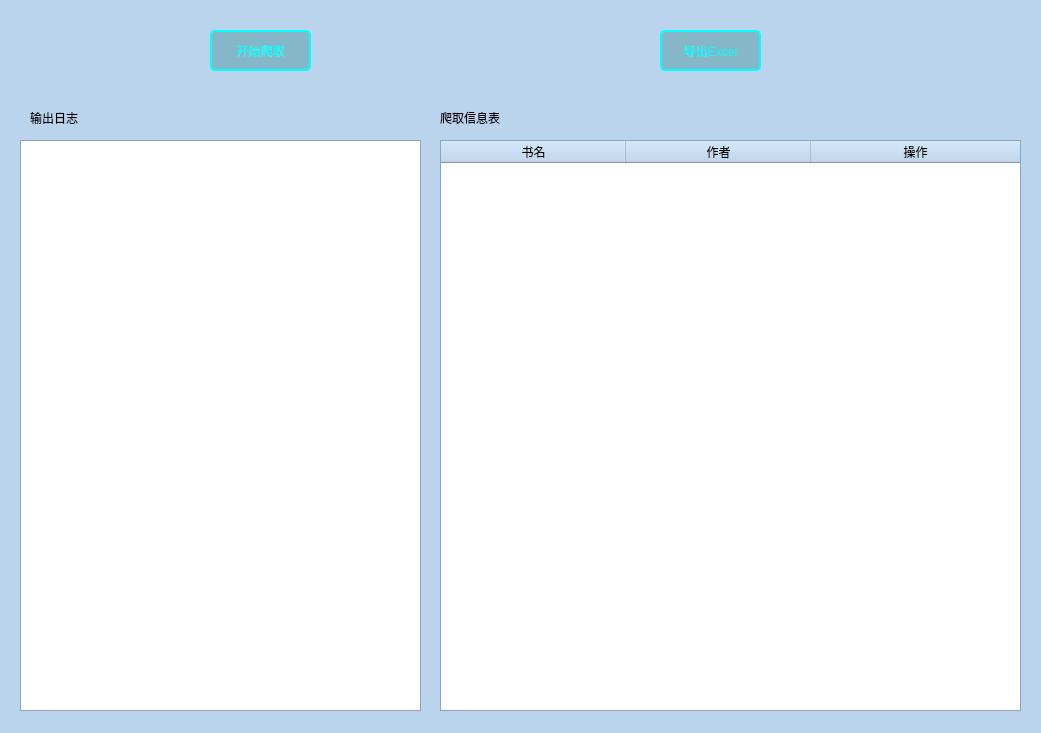
<?xml version="1.0" encoding="UTF-8"?>
<ui version="4.0">
 <class>Dialog</class>
 <widget class="QDialog" name="Dialog">
  <property name="geometry">
   <rect>
    <x>0</x>
    <y>0</y>
    <width>1041</width>
    <height>733</height>
   </rect>
  </property>
  <property name="palette">
   <palette>
    <active>
     <colorrole role="WindowText">
      <brush brushstyle="SolidPattern">
       <color alpha="255">
        <red>0</red>
        <green>0</green>
        <blue>0</blue>
       </color>
      </brush>
     </colorrole>
     <colorrole role="Button">
      <brush brushstyle="SolidPattern">
       <color alpha="255">
        <red>187</red>
        <green>212</green>
        <blue>238</blue>
       </color>
      </brush>
     </colorrole>
     <colorrole role="Light">
      <brush brushstyle="SolidPattern">
       <color alpha="255">
        <red>255</red>
        <green>255</green>
        <blue>255</blue>
       </color>
      </brush>
     </colorrole>
     <colorrole role="Midlight">
      <brush brushstyle="SolidPattern">
       <color alpha="255">
        <red>221</red>
        <green>233</green>
        <blue>246</blue>
       </color>
      </brush>
     </colorrole>
     <colorrole role="Dark">
      <brush brushstyle="SolidPattern">
       <color alpha="255">
        <red>94</red>
        <green>106</green>
        <blue>119</blue>
       </color>
      </brush>
     </colorrole>
     <colorrole role="Mid">
      <brush brushstyle="SolidPattern">
       <color alpha="255">
        <red>125</red>
        <green>141</green>
        <blue>159</blue>
       </color>
      </brush>
     </colorrole>
     <colorrole role="Text">
      <brush brushstyle="SolidPattern">
       <color alpha="255">
        <red>0</red>
        <green>0</green>
        <blue>0</blue>
       </color>
      </brush>
     </colorrole>
     <colorrole role="BrightText">
      <brush brushstyle="SolidPattern">
       <color alpha="255">
        <red>255</red>
        <green>255</green>
        <blue>255</blue>
       </color>
      </brush>
     </colorrole>
     <colorrole role="ButtonText">
      <brush brushstyle="SolidPattern">
       <color alpha="255">
        <red>0</red>
        <green>0</green>
        <blue>0</blue>
       </color>
      </brush>
     </colorrole>
     <colorrole role="Base">
      <brush brushstyle="SolidPattern">
       <color alpha="255">
        <red>255</red>
        <green>255</green>
        <blue>255</blue>
       </color>
      </brush>
     </colorrole>
     <colorrole role="Window">
      <brush brushstyle="SolidPattern">
       <color alpha="255">
        <red>187</red>
        <green>212</green>
        <blue>238</blue>
       </color>
      </brush>
     </colorrole>
     <colorrole role="Shadow">
      <brush brushstyle="SolidPattern">
       <color alpha="255">
        <red>0</red>
        <green>0</green>
        <blue>0</blue>
       </color>
      </brush>
     </colorrole>
     <colorrole role="AlternateBase">
      <brush brushstyle="SolidPattern">
       <color alpha="255">
        <red>221</red>
        <green>233</green>
        <blue>246</blue>
       </color>
      </brush>
     </colorrole>
     <colorrole role="ToolTipBase">
      <brush brushstyle="SolidPattern">
       <color alpha="255">
        <red>255</red>
        <green>255</green>
        <blue>220</blue>
       </color>
      </brush>
     </colorrole>
     <colorrole role="ToolTipText">
      <brush brushstyle="SolidPattern">
       <color alpha="255">
        <red>0</red>
        <green>0</green>
        <blue>0</blue>
       </color>
      </brush>
     </colorrole>
     <colorrole role="PlaceholderText">
      <brush brushstyle="SolidPattern">
       <color alpha="128">
        <red>0</red>
        <green>0</green>
        <blue>0</blue>
       </color>
      </brush>
     </colorrole>
    </active>
    <inactive>
     <colorrole role="WindowText">
      <brush brushstyle="SolidPattern">
       <color alpha="255">
        <red>0</red>
        <green>0</green>
        <blue>0</blue>
       </color>
      </brush>
     </colorrole>
     <colorrole role="Button">
      <brush brushstyle="SolidPattern">
       <color alpha="255">
        <red>187</red>
        <green>212</green>
        <blue>238</blue>
       </color>
      </brush>
     </colorrole>
     <colorrole role="Light">
      <brush brushstyle="SolidPattern">
       <color alpha="255">
        <red>255</red>
        <green>255</green>
        <blue>255</blue>
       </color>
      </brush>
     </colorrole>
     <colorrole role="Midlight">
      <brush brushstyle="SolidPattern">
       <color alpha="255">
        <red>221</red>
        <green>233</green>
        <blue>246</blue>
       </color>
      </brush>
     </colorrole>
     <colorrole role="Dark">
      <brush brushstyle="SolidPattern">
       <color alpha="255">
        <red>94</red>
        <green>106</green>
        <blue>119</blue>
       </color>
      </brush>
     </colorrole>
     <colorrole role="Mid">
      <brush brushstyle="SolidPattern">
       <color alpha="255">
        <red>125</red>
        <green>141</green>
        <blue>159</blue>
       </color>
      </brush>
     </colorrole>
     <colorrole role="Text">
      <brush brushstyle="SolidPattern">
       <color alpha="255">
        <red>0</red>
        <green>0</green>
        <blue>0</blue>
       </color>
      </brush>
     </colorrole>
     <colorrole role="BrightText">
      <brush brushstyle="SolidPattern">
       <color alpha="255">
        <red>255</red>
        <green>255</green>
        <blue>255</blue>
       </color>
      </brush>
     </colorrole>
     <colorrole role="ButtonText">
      <brush brushstyle="SolidPattern">
       <color alpha="255">
        <red>0</red>
        <green>0</green>
        <blue>0</blue>
       </color>
      </brush>
     </colorrole>
     <colorrole role="Base">
      <brush brushstyle="SolidPattern">
       <color alpha="255">
        <red>255</red>
        <green>255</green>
        <blue>255</blue>
       </color>
      </brush>
     </colorrole>
     <colorrole role="Window">
      <brush brushstyle="SolidPattern">
       <color alpha="255">
        <red>187</red>
        <green>212</green>
        <blue>238</blue>
       </color>
      </brush>
     </colorrole>
     <colorrole role="Shadow">
      <brush brushstyle="SolidPattern">
       <color alpha="255">
        <red>0</red>
        <green>0</green>
        <blue>0</blue>
       </color>
      </brush>
     </colorrole>
     <colorrole role="AlternateBase">
      <brush brushstyle="SolidPattern">
       <color alpha="255">
        <red>221</red>
        <green>233</green>
        <blue>246</blue>
       </color>
      </brush>
     </colorrole>
     <colorrole role="ToolTipBase">
      <brush brushstyle="SolidPattern">
       <color alpha="255">
        <red>255</red>
        <green>255</green>
        <blue>220</blue>
       </color>
      </brush>
     </colorrole>
     <colorrole role="ToolTipText">
      <brush brushstyle="SolidPattern">
       <color alpha="255">
        <red>0</red>
        <green>0</green>
        <blue>0</blue>
       </color>
      </brush>
     </colorrole>
     <colorrole role="PlaceholderText">
      <brush brushstyle="SolidPattern">
       <color alpha="128">
        <red>0</red>
        <green>0</green>
        <blue>0</blue>
       </color>
      </brush>
     </colorrole>
    </inactive>
    <disabled>
     <colorrole role="WindowText">
      <brush brushstyle="SolidPattern">
       <color alpha="255">
        <red>94</red>
        <green>106</green>
        <blue>119</blue>
       </color>
      </brush>
     </colorrole>
     <colorrole role="Button">
      <brush brushstyle="SolidPattern">
       <color alpha="255">
        <red>187</red>
        <green>212</green>
        <blue>238</blue>
       </color>
      </brush>
     </colorrole>
     <colorrole role="Light">
      <brush brushstyle="SolidPattern">
       <color alpha="255">
        <red>255</red>
        <green>255</green>
        <blue>255</blue>
       </color>
      </brush>
     </colorrole>
     <colorrole role="Midlight">
      <brush brushstyle="SolidPattern">
       <color alpha="255">
        <red>221</red>
        <green>233</green>
        <blue>246</blue>
       </color>
      </brush>
     </colorrole>
     <colorrole role="Dark">
      <brush brushstyle="SolidPattern">
       <color alpha="255">
        <red>94</red>
        <green>106</green>
        <blue>119</blue>
       </color>
      </brush>
     </colorrole>
     <colorrole role="Mid">
      <brush brushstyle="SolidPattern">
       <color alpha="255">
        <red>125</red>
        <green>141</green>
        <blue>159</blue>
       </color>
      </brush>
     </colorrole>
     <colorrole role="Text">
      <brush brushstyle="SolidPattern">
       <color alpha="255">
        <red>94</red>
        <green>106</green>
        <blue>119</blue>
       </color>
      </brush>
     </colorrole>
     <colorrole role="BrightText">
      <brush brushstyle="SolidPattern">
       <color alpha="255">
        <red>255</red>
        <green>255</green>
        <blue>255</blue>
       </color>
      </brush>
     </colorrole>
     <colorrole role="ButtonText">
      <brush brushstyle="SolidPattern">
       <color alpha="255">
        <red>94</red>
        <green>106</green>
        <blue>119</blue>
       </color>
      </brush>
     </colorrole>
     <colorrole role="Base">
      <brush brushstyle="SolidPattern">
       <color alpha="255">
        <red>187</red>
        <green>212</green>
        <blue>238</blue>
       </color>
      </brush>
     </colorrole>
     <colorrole role="Window">
      <brush brushstyle="SolidPattern">
       <color alpha="255">
        <red>187</red>
        <green>212</green>
        <blue>238</blue>
       </color>
      </brush>
     </colorrole>
     <colorrole role="Shadow">
      <brush brushstyle="SolidPattern">
       <color alpha="255">
        <red>0</red>
        <green>0</green>
        <blue>0</blue>
       </color>
      </brush>
     </colorrole>
     <colorrole role="AlternateBase">
      <brush brushstyle="SolidPattern">
       <color alpha="255">
        <red>187</red>
        <green>212</green>
        <blue>238</blue>
       </color>
      </brush>
     </colorrole>
     <colorrole role="ToolTipBase">
      <brush brushstyle="SolidPattern">
       <color alpha="255">
        <red>255</red>
        <green>255</green>
        <blue>220</blue>
       </color>
      </brush>
     </colorrole>
     <colorrole role="ToolTipText">
      <brush brushstyle="SolidPattern">
       <color alpha="255">
        <red>0</red>
        <green>0</green>
        <blue>0</blue>
       </color>
      </brush>
     </colorrole>
     <colorrole role="PlaceholderText">
      <brush brushstyle="SolidPattern">
       <color alpha="128">
        <red>0</red>
        <green>0</green>
        <blue>0</blue>
       </color>
      </brush>
     </colorrole>
    </disabled>
   </palette>
  </property>
  <property name="mouseTracking">
   <bool>false</bool>
  </property>
  <property name="tabletTracking">
   <bool>false</bool>
  </property>
  <property name="windowTitle">
   <string>Dialog</string>
  </property>
  <widget class="QPushButton" name="btn_search">
   <property name="geometry">
    <rect>
     <x>210</x>
     <y>30</y>
     <width>101</width>
     <height>41</height>
    </rect>
   </property>
   <property name="styleSheet">
    <string notr="true">
QPushButton
{
    background-color: rgb(134,183,200);
    border:2px solid rgb(0,255,255);
    border-radius:5px;
    
	
	color: rgb(0, 255, 255);
}


QPushButton:hover
{
    background-color: rgb(0,130,150);
    border:2px solid #5F92B2;
    border-radius:5px;
    color:white;
}

QPushButton:hover:pressed
{
    background-color:rgb(85,170,255);
    border:2px solid #3C80B1;
    border-radius:5px;
    color:white;
}</string>
   </property>
   <property name="text">
    <string>开始爬取</string>
   </property>
  </widget>
  <widget class="QLabel" name="label">
   <property name="geometry">
    <rect>
     <x>30</x>
     <y>110</y>
     <width>72</width>
     <height>15</height>
    </rect>
   </property>
   <property name="text">
    <string>输出日志</string>
   </property>
  </widget>
  <widget class="QLabel" name="label_2">
   <property name="geometry">
    <rect>
     <x>440</x>
     <y>110</y>
     <width>101</width>
     <height>16</height>
    </rect>
   </property>
   <property name="text">
    <string>爬取信息表</string>
   </property>
  </widget>
  <widget class="QTextEdit" name="edit_log">
   <property name="enabled">
    <bool>true</bool>
   </property>
   <property name="geometry">
    <rect>
     <x>20</x>
     <y>140</y>
     <width>401</width>
     <height>571</height>
    </rect>
   </property>
  </widget>
  <widget class="QTableWidget" name="table">
   <property name="geometry">
    <rect>
     <x>440</x>
     <y>140</y>
     <width>581</width>
     <height>571</height>
    </rect>
   </property>
   <property name="gridStyle">
    <enum>Qt::SolidLine</enum>
   </property>
   <attribute name="horizontalHeaderVisible">
    <bool>true</bool>
   </attribute>
   <attribute name="horizontalHeaderCascadingSectionResizes">
    <bool>false</bool>
   </attribute>
   <attribute name="horizontalHeaderDefaultSectionSize">
    <number>185</number>
   </attribute>
   <attribute name="horizontalHeaderHighlightSections">
    <bool>true</bool>
   </attribute>
   <attribute name="horizontalHeaderShowSortIndicator" stdset="0">
    <bool>false</bool>
   </attribute>
   <attribute name="horizontalHeaderStretchLastSection">
    <bool>true</bool>
   </attribute>
   <column>
    <property name="text">
     <string>书名</string>
    </property>
   </column>
   <column>
    <property name="text">
     <string>作者</string>
    </property>
   </column>
   <column>
    <property name="text">
     <string>操作</string>
    </property>
   </column>
  </widget>
  <widget class="QPushButton" name="btn_download">
   <property name="geometry">
    <rect>
     <x>660</x>
     <y>30</y>
     <width>101</width>
     <height>41</height>
    </rect>
   </property>
   <property name="styleSheet">
    <string notr="true">
QPushButton
{
    background-color: rgb(134,183,200);
    border:2px solid rgb(0,255,255);
    border-radius:5px;
    
	
	color: rgb(0, 255, 255);
}


QPushButton:hover
{
    background-color: rgb(0,130,150);
    border:2px solid #5F92B2;
    border-radius:5px;
    color:white;
}

QPushButton:hover:pressed
{
    background-color:rgb(85,170,255);
    border:2px solid #3C80B1;
    border-radius:5px;
    color:white;
}</string>
   </property>
   <property name="text">
    <string>导出Excel</string>
   </property>
  </widget>
 </widget>
 <resources/>
 <connections/>
</ui>
